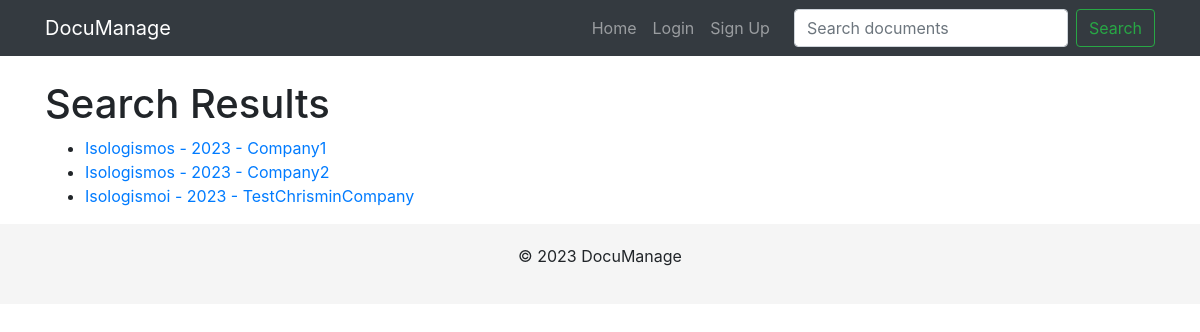
The page /search/ on the database as committed earlier.
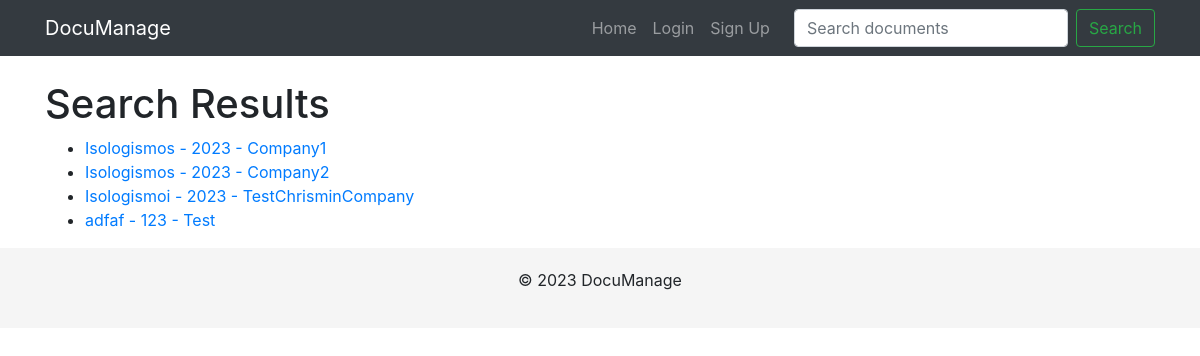
The same page on the database as committed later.
### documents/models.py (models this page shows, shortened)
class Document(models.Model):
    title = models.CharField(max_length=100)
    company = models.ForeignKey(Company, on_delete=models.CASCADE)
    year = models.IntegerField()
    document = models.FileField(upload_to=document_upload_to)

class Company(models.Model):
    name = models.CharField(max_length=100)
    description = models.TextField(blank=True)
    logo = models.ImageField(upload_to='company_logos/', blank=True)
    slug = models.SlugField(unique=True, editable=False)  # Make slug not editable
    owner = models.ForeignKey(settings.AUTH_USER_MODEL, on_delete=models.CASCADE)

### documents/views.py (the view)
# urls.py: path('search/', views.search_results, name='search_results'),
def search_results(request):
    query = request.GET.get('query', '')
    documents = Document.objects.filter(
        Q(title__icontains=query) |
        Q(company__name__icontains=query) |
        Q(year__icontains=query)
    )
    return render(request, 'documents/search_results.html', {'documents': documents})

### documents/templates/documents/search_results.html
{% extends "documents/base.html" %}
{% block content %}
    <h1>Search Results</h1>
    <ul>
        {% for document in documents %}
            <li>
                <a href="{% url 'document_detail' document.company.slug document.year document.title %}">
                    {{ document.title }} - {{ document.year }} - {{ document.company.name }}
                </a>
            </li>
        {% empty %}
            <li>No documents found.</li>
        {% endfor %}
    </ul>
{% endblock %}

Rows that differ between the two databases and show on the page:
added Document: title "adfaf", year "123", company.name "Test"
